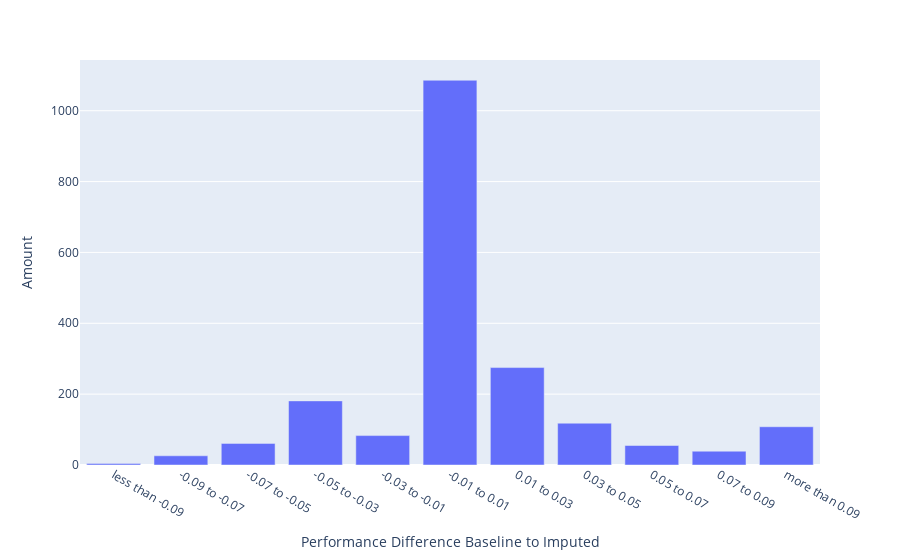

The notebook cell this image was saved under:
### Code cell
fig = px.bar(improvement_quantiles, x='Performance Difference Baseline to Imputed', y='Amount')
fig.show()
fig.write_image("binary_performance_difference_baseline_to_imputed.pdf")

### Figure 1 — Plotly figure (JSON) as saved in the notebook; plotly's stock layout.template omitted (floating-point values rounded to 4 significant figures)
{"data": [{"alignmentgroup": "True", "hovertemplate": "Performance Difference Baseline to Imputed=%{x}<br>Amount=%{y}<extra></extra>", "legendgroup": "", "marker": {"color": "#636efa", "pattern": {"shape": ""}}, "name": "", "offsetgroup": "", "orientation": "v", "showlegend": false, "textposition": "auto", "type": "bar", "x": ["less than -0.09", "-0.09 to -0.07", "-0.07 to -0.05", "-0.05 to -0.03", "-0.03 to -0.01", "-0.01 to 0.01", "0.01 to 0.03", "0.03 to 0.05", "0.05 to 0.07", "0.07 to 0.09", "more than 0.09"], "xaxis": "x", "y": [4, 26, 61, 181, 83, 1086, 275, 118, 55, 39, 108], "yaxis": "y"}], "layout": {"barmode": "relative", "legend": {"tracegroupgap": 0}, "margin": {"t": 60}, "xaxis": {"anchor": "y", "domain": [0, 1], "title": {"text": "Performance Difference Baseline to Imputed"}}, "yaxis": {"anchor": "x", "domain": [0, 1], "title": {"text": "Amount"}}}}
